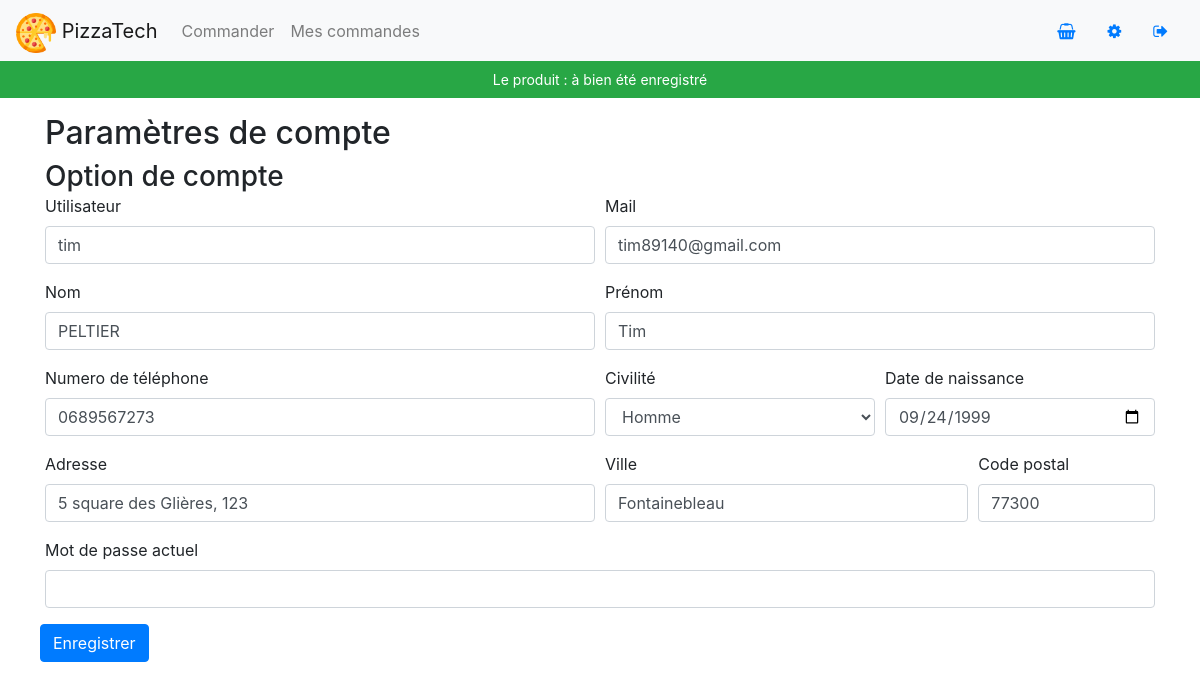
The page /parametres/utilisateur.php (signed in) on the database its author committed.
### tables this page shows
CREATE TABLE `personne` (
  `perso_id` int(11) NOT NULL,
  `perso_username` varchar(255) NOT NULL,
  `perso_civilite` int(11) NOT NULL,
  `perso_nom` varchar(50) NOT NULL,
  `perso_prenom` varchar(50) NOT NULL,
  `perso_dnais` date NOT NULL,
  `perso_phone` varchar(10) NOT NULL,
  `perso_mail` varchar(50) NOT NULL,
  `perso_psw` varchar(50) NOT NULL,
  `perso_profil` int(11) NOT NULL,
  `perso_adresse` varchar(50) NOT NULL,
  `perso_cp` varchar(5) NOT NULL,
  `perso_ville` varchar(50) NOT NULL
);

### parametres/utilisateur.php (the view, shortened to what this page needs)
<?php include 'server-parametre.php'?>
<!doctype html>
<html lang="fr">
    <?php include '../head.php'?>
    <body>
        <?php include '../navbar.php'?>
        <?php include 'errors.php' ?>
        <div class="container my-3">
            <h2>Paramètres de compte</h2>
            <?php
            $persoIdInfos = $_SESSION['userID'];
            $sqlInfos = "SELECT * FROM `personne` WHERE perso_id = $persoIdInfos";
            $resultInfos = mysqli_query($conn, $sqlInfos);
            while($row = mysqli_fetch_object($resultInfos)){
                $username = "$row->perso_username";
                $email = "$row->perso_mail";
                $nom = "$row->perso_nom";
                $prenom = "$row->perso_prenom";
                $civilite = "$row->perso_civilite";
                $daten = "$row->perso_dnais";
                $tel="$row->perso_phone";
                $adresse="$row->perso_adresse";
                $cp="$row->perso_cp";
                $ville="$row->perso_ville";
            }
            ?>
            <h3 class="mb-0">
                Option de compte
            </h3>
            <form method="post" action="utilisateur.php">
                <div class="form-row">
                    <div class="form-group col-md-6">
                        <label for="username">Utilisateur</label>
                        <input id="username" class="form-control" type="text" name="username" value="<?php echo $username; ?>">
                    </div>
                    <div class="form-group col-md-6">
                        <label for="email">Mail</label>
                        <input id="email" class="form-control" type="email" name="email" value="<?php echo $email; ?>">
                    </div>
                </div>
                <div class="form-row">
                    <div class="form-group col-md-6">
                        <label for="nom">Nom</label>
                        <input id="nom" class="form-control" type="text" name="nom" value="<?php echo $nom; ?>">
                    </div>
                    <div class="form-group col-md-6">
                        <label for="prenom">Prénom</label>
                        <input id=prenom class="form-control" type="text" name="prenom" value="<?php echo $prenom; ?>">
                    </div>
                </div>
                <div class="form-row">
                    <div class="form-group col-md-6">
                        <label for="tel" >Numero de téléphone</label>
                        <input id="tel" class="form-control" type="tel" name="tel" value="<?php echo $tel; ?>">
                    </div>
                    <div class="form-group col-md-3">
                        <label for="civilite">Civilité</label>
                        <select id="civilite" class="form-control" name="civilite">
                            <option value="1" <?php if($civilite == 1){echo"selected";} ?> >Homme</option>
                        </select>
                    </div>
                    <div class="form-group col-md-3">
                        <label for="date">Date de naissance</label>
                        <input id="date" class="form-control" type="date" name="daten" value="<?php echo $daten; ?>">
                    </div>
                </div>
                <div class="form-row">
                    <div class="form-group col-md-6">
                        <label for="adresse">Adresse</label>
                        <input id="adresse" class="form-control" type="text" name="adresse" value="<?php echo $adresse; ?>">
                    </div>
                    <div class="form-group col-md-4">
                        <label for="ville">Ville</label>
                        <input id="ville" class="form-control" type="text" name="ville" value="<?php echo $ville; ?>">
                    </div>
                    <div class="form-group col-md-2">
                        <label for="cp">Code postal</label>
                        <input id="cp" class="form-control" type="text" pattern="[0-9]{5}" name="cp" value="<?php echo $cp; ?>">
                    </div>
                </div>
                <div class="form-row">
                <div class="form-group col-md-12">
                        <label for="psw1">Mot de passe actuel</label>
                        <input id="psw1" class="form-control" type="password" name="actuelMdp">
                    </div>
                <div class="form-group">
                    <button type="submit" class="btn btn-primary" name="update_user">Enregistrer</button>
                </div>
            </form>
        </div>
    </body>
</html>

### rows shown on the page
personne: username "tim", email "tim89140@gmail.com", nom "PELTIER", prenom "Tim", tel "0689567273", civilite "Homme", daten "09/24/1999", adresse "5 square des Glières, 123", ville "Fontainebleau", cp "77300"
